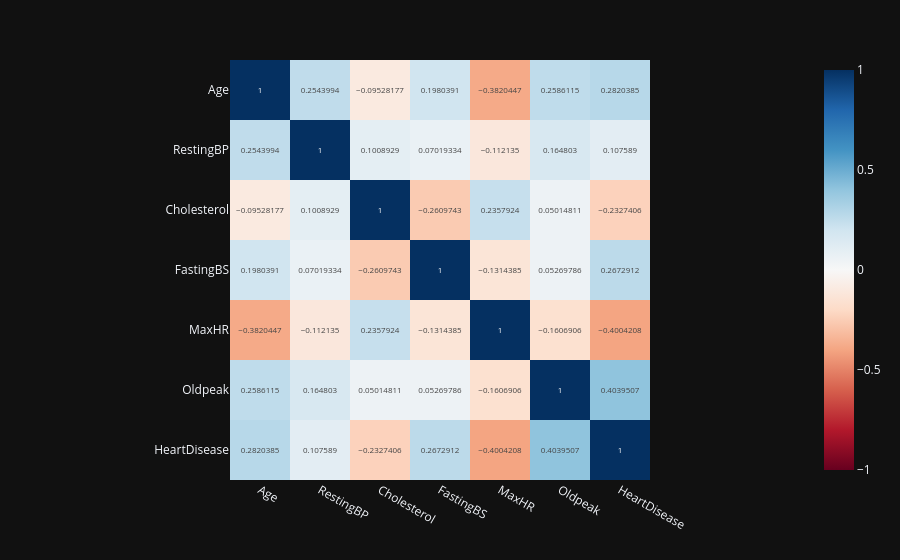

Notebook source saved alongside this figure:
### Code cell
'''import pandas as pd
import plotly.express as px

# вычисление корреляций
corr_matrix = df.corr()

# визуализация корреляционной матрицы
fig = px.imshow(corr_matrix)
fig.show()'''
import pandas as pd
import plotly.express as px

# вычисление корреляций
corr_matrix = df.corr(numeric_only=True)

# визуализация корреляционной матрицы
fig = px.imshow(
    corr_matrix.values,
    x=corr_matrix.columns,
    y=corr_matrix.index,
    text_auto=True,
    color_continuous_scale="RdBu",
    color_continuous_midpoint=0,
    range_color=[-1, 1]
)
fig.show()

### Figure 1 — Plotly figure (JSON) as saved in the notebook; plotly's stock layout.template omitted (floating-point values rounded to 4 significant figures)
{"data": [{"coloraxis": "coloraxis", "name": "0", "texttemplate": "%{z}", "x": ["Age", "RestingBP", "Cholesterol", "FastingBS", "MaxHR", "Oldpeak", "HeartDisease"], "y": ["Age", "RestingBP", "Cholesterol", "FastingBS", "MaxHR", "Oldpeak", "HeartDisease"], "z": [[1.0, 0.2544, -0.09528, 0.198, -0.382, 0.2586, 0.282], [0.2544, 1.0, 0.1009, 0.07019, -0.1121, 0.1648, 0.1076], [-0.09528, 0.1009, 1.0, -0.261, 0.2358, 0.05015, -0.2327], [0.198, 0.07019, -0.261, 1.0, -0.1314, 0.0527, 0.2673], [-0.382, -0.1121, 0.2358, -0.1314, 1.0, -0.1607, -0.4004], [0.2586, 0.1648, 0.05015, 0.0527, -0.1607, 1.0, 0.404], [0.282, 0.1076, -0.2327, 0.2673, -0.4004, 0.404, 1.0]], "type": "heatmap", "xaxis": "x", "yaxis": "y", "hovertemplate": "x: %{x}<br>y: %{y}<br>color: %{z}<extra></extra>"}], "layout": {"xaxis": {"anchor": "y", "domain": [0.0, 1.0], "scaleanchor": "y", "constrain": "domain"}, "yaxis": {"anchor": "x", "domain": [0.0, 1.0], "autorange": "reversed", "constrain": "domain"}, "coloraxis": {"colorscale": [[0.0, "rgb(103,0,31)"], [0.1, "rgb(178,24,43)"], [0.2, "rgb(214,96,77)"], [0.3, "rgb(244,165,130)"], [0.4, "rgb(253,219,199)"], [0.5, "rgb(247,247,247)"], [0.6, "rgb(209,229,240)"], [0.7, "rgb(146,197,222)"], [0.8, "rgb(67,147,195)"], [0.9, "rgb(33,102,172)"], [1.0, "rgb(5,48,97)"]], "cmid": 0, "cmin": -1, "cmax": 1, "autocolorscale": false}, "margin": {"t": 60}}}
